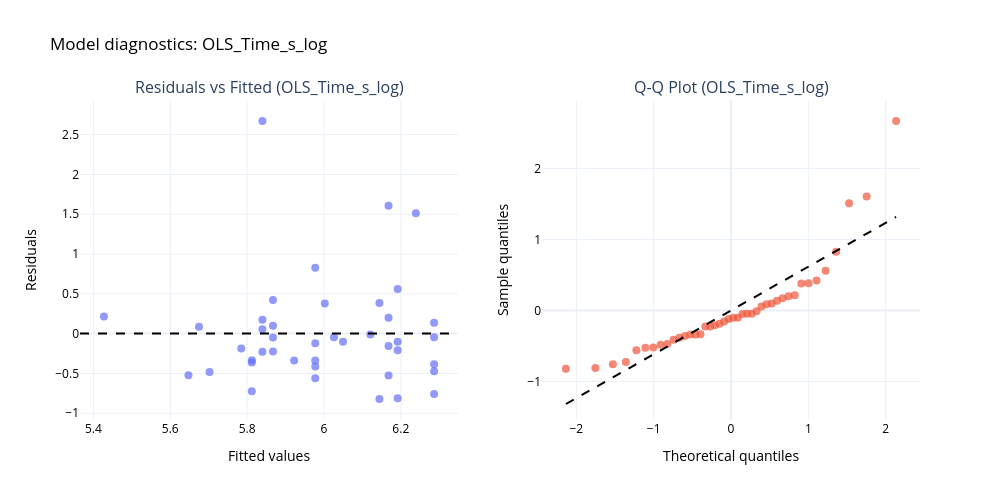

Notebook code for this chart:
### Markdown cell above
### 3.3.3. Log-Transformed model for Time

### Code cell
df_study_data_long["Time_s_log"] = np.log(df_study_data_long["Time_s"] + 1e-6)

model_time_log = smf.ols(
    "Time_s_log ~ SGL_Centered * C(Condition)",
    data=df_study_data_long
).fit()

print("\nLog-transformed Time model summary:")
print(model_time_log.summary())

plot_resid_diags_plotly(model_time_log, "OLS_Time_s_log")

### Figure 1 — Plotly figure (JSON) as saved in the notebook; plotly's stock layout.template omitted (floating-point values rounded to 4 significant figures)
{"data": [{"marker": {"opacity": 0.7, "size": 8}, "mode": "markers", "name": "Residuals", "type": "scatter", "x": [5.84, 5.702, 5.675, 5.922, 5.647, 5.812, 5.867, 5.977, 5.785, 5.812, 5.84, 5.867, 5.977, 5.977, 5.867, 5.977, 5.977, 5.84, 5.867, 5.84, 5.427, 6.168, 6.05, 6.026, 6.239, 6.002, 6.144, 6.192, 6.287, 6.121, 6.144, 6.168, 6.192, 6.287, 6.287, 6.192, 6.287, 6.287, 6.168, 6.192, 6.168, 5.813], "xaxis": "x", "y": [-0.2267, -0.482, 0.08722, -0.3388, -0.5234, -0.7247, -0.2254, -0.4128, -0.1864, -0.3613, 2.671, 0.09883, -0.339, -0.5612, -0.05021, 0.8284, -0.1194, 0.05458, 0.4224, 0.1739, 0.2146, 0.2001, -0.1015, -0.04697, 1.512, 0.3797, 0.3836, -0.8119, -0.384, -0.01142, -0.8214, -0.5262, -0.1027, 0.1366, -0.04438, -0.2078, -0.7572, -0.4725, -0.1544, 0.5605, 1.606, -0.336], "yaxis": "y"}, {"marker": {"opacity": 0.7, "size": 8}, "mode": "markers", "name": "Q-Q points", "type": "scatter", "x": [-2.135, -1.754, -1.527, -1.36, -1.224, -1.107, -1.004, -0.9103, -0.8241, -0.7436, -0.6677, -0.5955, -0.5262, -0.4594, -0.3946, -0.3314, -0.2695, -0.2086, -0.1485, -0.08887, -0.02959, 0.02959, 0.08887, 0.1485, 0.2086, 0.2695, 0.3314, 0.3946, 0.4594, 0.5262, 0.5955, 0.6677, 0.7436, 0.8241, 0.9103, 1.004, 1.107, 1.224, 1.36, 1.527, 1.754, 2.135], "xaxis": "x2", "y": [-0.8214, -0.8119, -0.7572, -0.7247, -0.5612, -0.5262, -0.5234, -0.482, -0.4725, -0.4128, -0.384, -0.3613, -0.339, -0.3388, -0.336, -0.2267, -0.2254, -0.2078, -0.1864, -0.1544, -0.1194, -0.1027, -0.1015, -0.05021, -0.04697, -0.04438, -0.01142, 0.05458, 0.08722, 0.09883, 0.1366, 0.1739, 0.2001, 0.2146, 0.3797, 0.3836, 0.4224, 0.5605, 0.8284, 1.512, 1.606, 2.671], "yaxis": "y2"}, {"line": {"color": "black", "dash": "dash"}, "mode": "lines", "name": "Q-Q reference", "type": "scatter", "x": [-2.135, 2.135], "xaxis": "x2", "y": [-1.318, 1.318], "yaxis": "y2"}], "layout": {"annotations": [{"font": {"size": 16}, "showarrow": false, "text": "Residuals vs Fitted (OLS_Time_s_log)", "x": 0.225, "xanchor": "center", "xref": "paper", "y": 1, "yanchor": "bottom", "yref": "paper"}, {"font": {"size": 16}, "showarrow": false, "text": "Q-Q Plot (OLS_Time_s_log)", "x": 0.775, "xanchor": "center", "xref": "paper", "y": 1, "yanchor": "bottom", "yref": "paper"}], "height": 500, "shapes": [{"line": {"color": "black", "dash": "dash"}, "type": "line", "x0": 0, "x1": 1, "xref": "x domain", "y0": 0, "y1": 0, "yref": "y"}], "showlegend": false, "title": {"font": {"color": "black"}, "text": "Model diagnostics: OLS_Time_s_log"}, "width": 1000, "xaxis": {"anchor": "y", "color": "black", "domain": [0, 0.45], "title": {"text": "Fitted values"}}, "xaxis2": {"anchor": "y2", "color": "black", "domain": [0.55, 1], "title": {"text": "Theoretical quantiles"}}, "yaxis": {"anchor": "x", "color": "black", "domain": [0, 1], "title": {"text": "Residuals"}}, "yaxis2": {"anchor": "x2", "color": "black", "domain": [0, 1], "title": {"text": "Sample quantiles"}}}}
